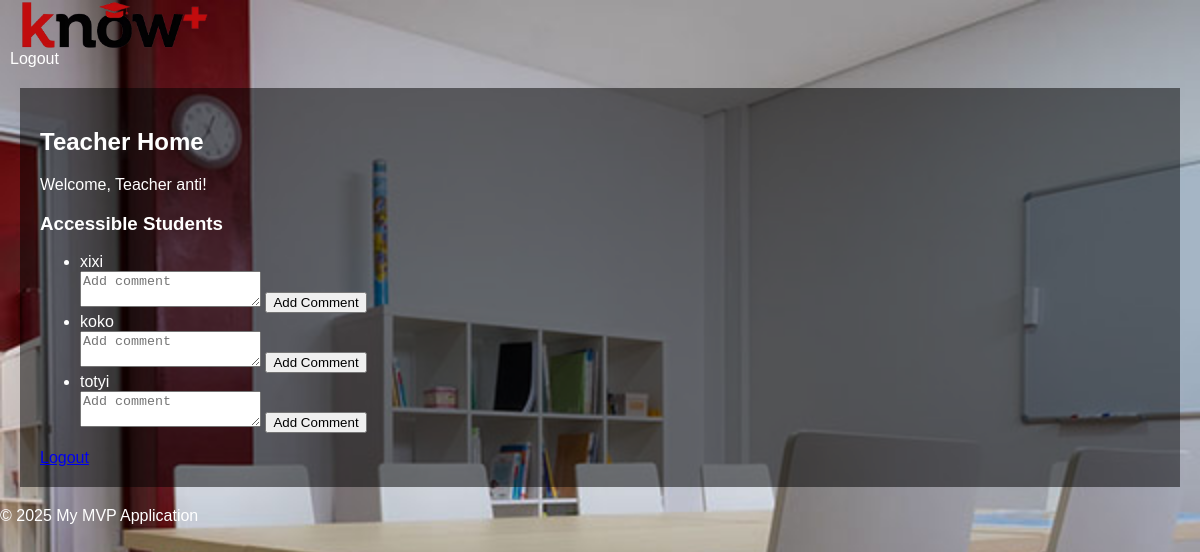
Page /teacher (signed in) on the committed database.
### models.py (models this page shows, shortened)
class User(db.Model, UserMixin):
    id = db.Column(db.Integer, primary_key=True)
    username = db.Column(db.String(80), unique=True, nullable=False)
    password_hash = db.Column(db.String(128))
    user_type = db.Column(db.Enum(UserType), nullable=False)  # Using UserType enum for role

### app.py (the view)
@app.route('/teacher')
@login_required
def teacher_home():
    if current_user.user_type != UserType.TEACHER:
        return 'Unauthorized', 403
    teacher_students = TeacherStudent.query.filter_by(teacher_id=current_user.id).all()
    students = [ts.student for ts in teacher_students]
    return render_template('teacher_home.html', students=students)

### app.py (called while the page is built)
@login_manager.user_loader
def load_user(user_id):
    return User.query.get(int(user_id))  # Load from the unified User model

### templates/teacher_home.html (shortened to what this page needs)
{% extends 'base.html' %}
{% block content %}
  <div class="container">
    <h2>Teacher Home</h2>
     {% if admin_view %}
      <div class="alert alert-info" role="alert">
        You are viewing this page as Administrator.
      </div>
      <p>Viewing Teacher Page: <strong>{{ teacher.username }}</strong></p>
    {% else %}
       <p>Welcome, Teacher {{ current_user.username }}!</p>
    {% endif %}
    <h3>Accessible Students</h3>
    <ul class="list-group">
    {% for student in students %}
        <li class="list-group-item">{{ student.username }}</li>
        <form action="{{ url_for('add_comment', student_id=student.id) }}" method="post">
                    <textarea name="comment" placeholder="Add comment" required></textarea>
                    <button type="submit">Add Comment</button>
        </form>
    {% else %}
        <li class="list-group-item">No students are accessible to you yet.</li>
    {% endfor %}
    </ul>
    {% if not admin_view %}
        <a href="{{ url_for('logout') }}" class="btn btn-danger mt-3">Logout</a>
    {% endif %}
  </div>
{% endblock %}

### static/css/style.css (style rules this page uses)
body { font-family: sans-serif; margin: 0; padding: 0; color: white; }
.container { padding: 20px; margin: 20px; background-color: rgba(0, 0, 0, 0.5); }

### rows in the picture
User: username "anti"
User: username "xixi"
User: username "koko"
User: username "totyi"
